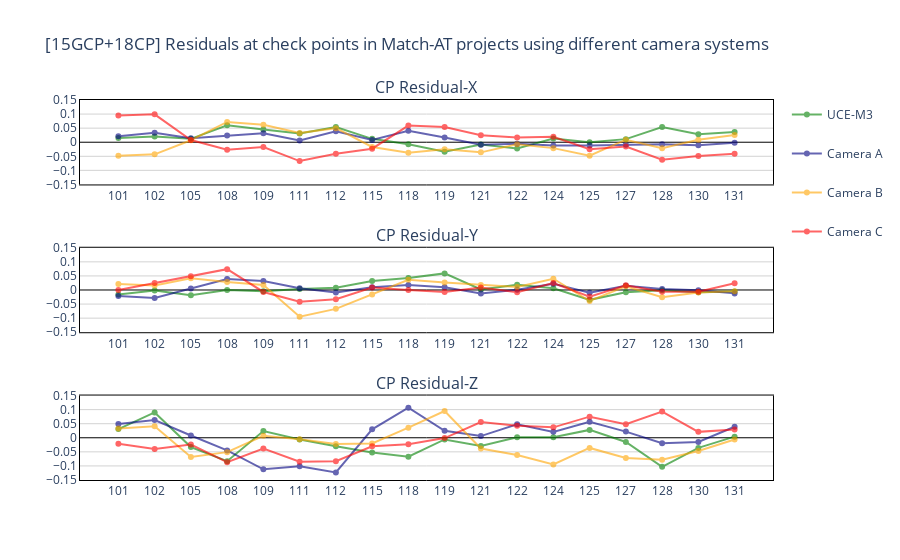

The notebook cell saved with this chart:
### Code cell
""" Lower Weight [15GCP + 18 CP] Residual-SCATTERPLOT"""
# [15GCP+18CP] Scatter subplot of Residuals - x/y/z
prj_15gcp_list_LW = [prj_15GCP_uce_m3_LW, prj_15GCP_uce_4_LW,
                     prj_15GCP_leica_LW, prj_15GCP_igi_LW]
camera_names = ["UCE-M3", "Camera A", "Camera B", "Camera C"] #A: UCE-4.1, B: DMC-4, C: UM-2
colors = ['green', 'navy', 'orange', 'red']

fig = make_subplots(rows=3, cols=1, subplot_titles=[
                    "CP Residual-X", "CP Residual-Y", "CP Residual-Z"])
for prj, color, name in zip(prj_15gcp_list_LW, colors, camera_names):
    fig.append_trace(go.Scatter(
        name=name,
        x=[str(id) for id in prj.cp_id],
        y=prj.cp_residual[:, 0],
        marker_color=color,
        legendgroup=name
    ),
        row=1,
        col=1
    )
    fig.append_trace(go.Scatter(
        name=name,
        x=[str(id) for id in prj.cp_id],
        y=prj.cp_residual[:, 1],
        marker_color=color,
        showlegend=False,
        legendgroup=name
    ),
        row=2,
        col=1
    )
    fig.append_trace(go.Scatter(
        name=name,
        x=[str(id) for id in prj.cp_id],
        y=prj.cp_residual[:, 2],
        marker_color=color,
        showlegend=False,
        legendgroup=name
    ),
        row=3,
        col=1
    )

fig.update_traces(opacity=0.6)
fig.update_layout(
    title='[15GCP+18CP] Residuals at check points in Match-AT projects using different camera systems',
    plot_bgcolor='white',
    xaxis1={"zeroline": True, "showline": True,
            "linewidth": 1, "linecolor": "black", "mirror": True},
    yaxis1={"range": [-0.15, 0.15], "dtick": 0.05,
            "showgrid": True, "gridcolor": "lightgray",
            "zeroline": True, "zerolinecolor": 'black', "zerolinewidth": 1,
            "showline": True, "linewidth": 1, "linecolor": "black", "mirror": True},
    xaxis2={"zeroline": True, "showline": True,
            "linewidth": 1, "linecolor": "black", "mirror": True},
    yaxis2={"range": [-0.15, 0.15], "dtick": 0.05,
            "showgrid": True, "gridcolor": "lightgray",
            "zeroline": True, "zerolinecolor": 'black', "zerolinewidth": 1,
            "showline": True, "linewidth": 1, "linecolor": "black", "mirror": True},
    xaxis3={"zeroline": True, "showline": True,
            "linewidth": 1, "linecolor": "black", "mirror": True},
    yaxis3={"range": [-0.15, 0.15], "dtick": 0.05,
            "showgrid": True, "gridcolor": "lightgray",
            "zeroline": True, "zerolinecolor": 'black', "zerolinewidth": 1,
            "showline": True, "linewidth": 1, "linecolor": "black", "mirror": True},
    legend_tracegroupgap=20
)
fig.update_xaxes = {
    "dtick": 0.2,
    "showgrid": False,
    "zeroline": False
}
fig.show()
fig.write_html("./Results/15+18/CP_Residuals-15gcp+18cp_lowweight.html")

### Figure 1 — Plotly figure (JSON) as saved in the notebook; plotly's stock layout.template omitted (floating-point values rounded to 4 significant figures)
{"data": [{"legendgroup": "UCE-M3", "marker": {"color": "green"}, "name": "UCE-M3", "opacity": 0.6, "type": "scatter", "x": ["101", "102", "105", "108", "109", "111", "112", "115", "118", "119", "121", "122", "124", "125", "127", "128", "130", "131"], "xaxis": "x", "y": [0.015, 0.02, 0.012, 0.06, 0.045, 0.031, 0.054, 0.012, -0.007, -0.034, -0.008, -0.022, 0.013, 0, 0.011, 0.054, 0.028, 0.036], "yaxis": "y"}, {"legendgroup": "UCE-M3", "marker": {"color": "green"}, "name": "UCE-M3", "opacity": 0.6, "showlegend": false, "type": "scatter", "x": ["101", "102", "105", "108", "109", "111", "112", "115", "118", "119", "121", "122", "124", "125", "127", "128", "130", "131"], "xaxis": "x2", "y": [-0.016, -0.002, -0.019, 0, -0.004, 0.004, 0.008, 0.032, 0.043, 0.059, 0.002, 0.019, 0.006, -0.035, -0.008, -0.001, -0.008, -0.005], "yaxis": "y2"}, {"legendgroup": "UCE-M3", "marker": {"color": "green"}, "name": "UCE-M3", "opacity": 0.6, "showlegend": false, "type": "scatter", "x": ["101", "102", "105", "108", "109", "111", "112", "115", "118", "119", "121", "122", "124", "125", "127", "128", "130", "131"], "xaxis": "x3", "y": [0.031, 0.09, -0.033, -0.083, 0.024, -0.006, -0.03, -0.052, -0.067, -0.006, -0.029, 0.002, 0.002, 0.028, -0.015, -0.103, -0.036, 0.004], "yaxis": "y3"}, {"legendgroup": "Camera A", "marker": {"color": "navy"}, "name": "Camera A", "opacity": 0.6, "type": "scatter", "x": ["101", "102", "105", "108", "109", "111", "112", "115", "118", "119", "121", "122", "124", "125", "127", "128", "130", "131"], "xaxis": "x", "y": [0.021, 0.034, 0.014, 0.024, 0.032, 0.006, 0.039, 0.008, 0.041, 0.017, -0.009, -0.005, -0.012, -0.012, -0.009, -0.007, -0.011, -0.002], "yaxis": "y"}, {"legendgroup": "Camera A", "marker": {"color": "navy"}, "name": "Camera A", "opacity": 0.6, "showlegend": false, "type": "scatter", "x": ["101", "102", "105", "108", "109", "111", "112", "115", "118", "119", "121", "122", "124", "125", "127", "128", "130", "131"], "xaxis": "x2", "y": [-0.021, -0.028, 0.005, 0.039, 0.032, 0.006, -0.009, 0.01, 0.018, 0.01, -0.012, 0.001, 0.022, -0.01, 0.015, 0.004, -0.001, -0.012], "yaxis": "y2"}, {"legendgroup": "Camera A", "marker": {"color": "navy"}, "name": "Camera A", "opacity": 0.6, "showlegend": false, "type": "scatter", "x": ["101", "102", "105", "108", "109", "111", "112", "115", "118", "119", "121", "122", "124", "125", "127", "128", "130", "131"], "xaxis": "x3", "y": [0.049, 0.063, 0.008, -0.045, -0.112, -0.101, -0.123, 0.03, 0.107, 0.025, 0.006, 0.048, 0.021, 0.057, 0.022, -0.019, -0.015, 0.039], "yaxis": "y3"}, {"legendgroup": "Camera B", "marker": {"color": "orange"}, "name": "Camera B", "opacity": 0.6, "type": "scatter", "x": ["101", "102", "105", "108", "109", "111", "112", "115", "118", "119", "121", "122", "124", "125", "127", "128", "130", "131"], "xaxis": "x", "y": [-0.048, -0.043, 0.007, 0.072, 0.062, 0.033, 0.05, -0.017, -0.037, -0.025, -0.036, -0.007, -0.021, -0.048, 0.009, -0.021, 0.009, 0.026], "yaxis": "y"}, {"legendgroup": "Camera B", "marker": {"color": "orange"}, "name": "Camera B", "opacity": 0.6, "showlegend": false, "type": "scatter", "x": ["101", "102", "105", "108", "109", "111", "112", "115", "118", "119", "121", "122", "124", "125", "127", "128", "130", "131"], "xaxis": "x2", "y": [0.021, 0.016, 0.042, 0.028, 0.018, -0.095, -0.067, -0.016, 0.036, 0.027, 0.018, 0.011, 0.04, -0.039, 0.013, -0.026, -0.009, -0.004], "yaxis": "y2"}, {"legendgroup": "Camera B", "marker": {"color": "orange"}, "name": "Camera B", "opacity": 0.6, "showlegend": false, "type": "scatter", "x": ["101", "102", "105", "108", "109", "111", "112", "115", "118", "119", "121", "122", "124", "125", "127", "128", "130", "131"], "xaxis": "x3", "y": [0.033, 0.041, -0.068, -0.051, 0.007, -0.005, -0.022, -0.02, 0.036, 0.095, -0.038, -0.061, -0.095, -0.036, -0.072, -0.078, -0.047, -0.006], "yaxis": "y3"}, {"legendgroup": "Camera C", "marker": {"color": "red"}, "name": "Camera C", "opacity": 0.6, "type": "scatter", "x": ["101", "102", "105", "108", "109", "111", "112", "115", "118", "119", "121", "122", "124", "125", "127", "128", "130", "131"], "xaxis": "x", "y": [0.095, 0.099, 0.008, -0.027, -0.017, -0.067, -0.041, -0.023, 0.059, 0.054, 0.025, 0.017, 0.019, -0.025, -0.015, -0.062, -0.049, -0.041], "yaxis": "y"}, {"legendgroup": "Camera C", "marker": {"color": "red"}, "name": "Camera C", "opacity": 0.6, "showlegend": false, "type": "scatter", "x": ["101", "102", "105", "108", "109", "111", "112", "115", "118", "119", "121", "122", "124", "125", "127", "128", "130", "131"], "xaxis": "x2", "y": [0, 0.025, 0.049, 0.074, -0.007, -0.042, -0.033, 0.009, 0, -0.007, 0.009, -0.008, 0.025, -0.024, 0.017, -0.006, -0.006, 0.024], "yaxis": "y2"}, {"legendgroup": "Camera C", "marker": {"color": "red"}, "name": "Camera C", "opacity": 0.6, "showlegend": false, "type": "scatter", "x": ["101", "102", "105", "108", "109", "111", "112", "115", "118", "119", "121", "122", "124", "125", "127", "128", "130", "131"], "xaxis": "x3", "y": [-0.021, -0.04, -0.024, -0.087, -0.038, -0.085, -0.083, -0.03, -0.023, -0.001, 0.056, 0.043, 0.037, 0.075, 0.048, 0.093, 0.021, 0.029], "yaxis": "y3"}], "layout": {"annotations": [{"font": {"size": 16}, "showarrow": false, "text": "CP Residual-X", "x": 0.5, "xanchor": "center", "xref": "paper", "y": 1, "yanchor": "bottom", "yref": "paper"}, {"font": {"size": 16}, "showarrow": false, "text": "CP Residual-Y", "x": 0.5, "xanchor": "center", "xref": "paper", "y": 0.6111, "yanchor": "bottom", "yref": "paper"}, {"font": {"size": 16}, "showarrow": false, "text": "CP Residual-Z", "x": 0.5, "xanchor": "center", "xref": "paper", "y": 0.2222, "yanchor": "bottom", "yref": "paper"}], "legend": {"tracegroupgap": 20}, "plot_bgcolor": "white", "title": {"text": "[15GCP+18CP] Residuals at check points in Match-AT projects using different camera systems"}, "xaxis": {"anchor": "y", "domain": [0, 1], "linecolor": "black", "linewidth": 1, "mirror": true, "showline": true, "zeroline": true}, "xaxis2": {"anchor": "y2", "domain": [0, 1], "linecolor": "black", "linewidth": 1, "mirror": true, "showline": true, "zeroline": true}, "xaxis3": {"anchor": "y3", "domain": [0, 1], "linecolor": "black", "linewidth": 1, "mirror": true, "showline": true, "zeroline": true}, "yaxis": {"anchor": "x", "domain": [0.7778, 1], "dtick": 0.05, "gridcolor": "lightgray", "linecolor": "black", "linewidth": 1, "mirror": true, "range": [-0.15, 0.15], "showgrid": true, "showline": true, "zeroline": true, "zerolinecolor": "black", "zerolinewidth": 1}, "yaxis2": {"anchor": "x2", "domain": [0.3889, 0.6111], "dtick": 0.05, "gridcolor": "lightgray", "linecolor": "black", "linewidth": 1, "mirror": true, "range": [-0.15, 0.15], "showgrid": true, "showline": true, "zeroline": true, "zerolinecolor": "black", "zerolinewidth": 1}, "yaxis3": {"anchor": "x3", "domain": [0, 0.2222], "dtick": 0.05, "gridcolor": "lightgray", "linecolor": "black", "linewidth": 1, "mirror": true, "range": [-0.15, 0.15], "showgrid": true, "showline": true, "zeroline": true, "zerolinecolor": "black", "zerolinewidth": 1}}}
